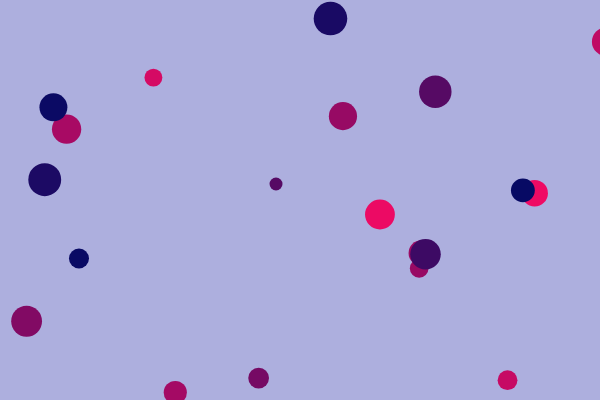
Frame 1 (no input)
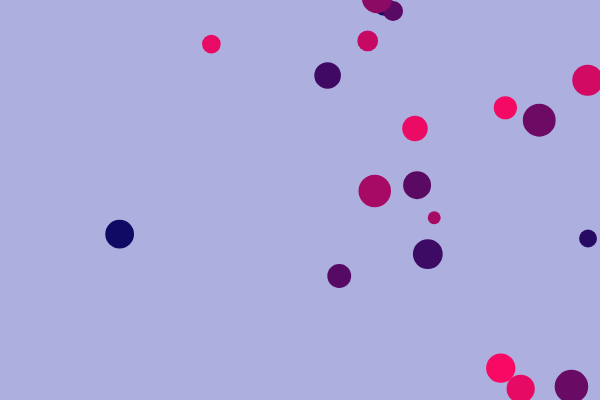
Frame 60 (no input)
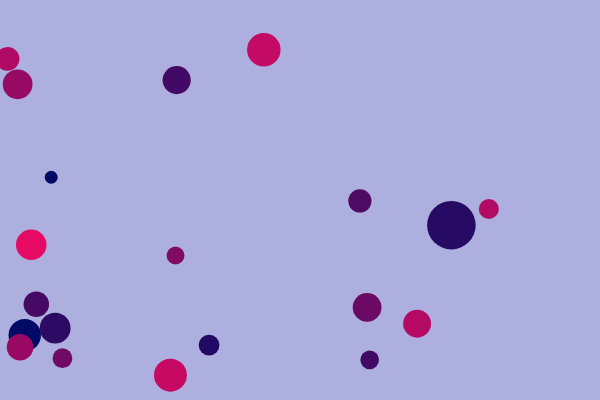
Frame 120 (the mouse pressed at the canvas centre since frame 60)

The p5.js sketch that drew these frames (run headless with seeded random() and noise() and a simulated clock; from frame 60 on, the mouse is pressed at the canvas centre):

// p5.js sketch
// ── sketch.js
// DM2008 — Activity 4b [Guided]
// Objects in Motion (50 min)
//
// You have a working Agent class to start with — your job is to bring it to life.
// Each agent moves, changes over time, and is drawn to the screen.
// Mouse click adds a new agent. C clears them all.
//
// Things to try:
// - Change the starting values (size, speed, color) to see what happens
// - Make agents bounce instead of wrap — what needs to change?
// - Add a second method to your class beyond update() and show()
//
// Stretch: give each agent a lifespan — shrink or fade it over time, then remove it.
// Hint: a backward loop lets you safely splice items while iterating.

let agents = [];
const NUM_START = 20;

function setup() {
  createCanvas(600, 400);
  noStroke();

  for (let i = 0; i < NUM_START; i++) {
    let x = random(width);
    let y = random(height);
    let sz = random(10, 40);
    let speedX = random(5, 10);
    let speedY = random(5, 10);
    agents.push(new Agent(x, y, sz, speedX, speedY));
  }
}

function draw() {
  background(173, 175, 222);

  for (let i = 0; i < agents.length; i++) {
    agents[i].update();
    agents[i].show();
  }
}

function mousePressed() {
  let sz = random(20, 50);
  let speedX = random(5, 10);
  let speedY = random(5, 10);
  agents.push(new Agent(mouseX, mouseY, sz, speedX, speedY));
}

function keyPressed() {
  // Replacing the array with an empty one effectively clears all agents
  if (key == "C" || key == "c") {
    agents = [];
  }
}

class Agent {
  constructor(x, y, sz, speedX, speedY) {
    this.x = x;
    this.y = y;
    this.sz = sz;
    this.dx = speedX;
    this.dy = speedY;
    this.col = random(255); // a color value that will change over time
    // What else might your agent need to know about itself?
  }

  update() {
    // Position changes by speed each frame — can you see why?
    this.x += this.dx;
    this.y += this.dy;

    // This is a property changing over time — try changing size or speed instead
    this.col = (this.col + 10) % 255;

    // This wraps agents around the edges — could you make them bounce instead?
    if (this.x > width) {
      this.dx *= -1;
    }
    if (this.x < 0) {
      this.dx *= -1;
    }
    if (this.y > height) {
      this.dy *= -1;
    }
    if (this.y < 0) {
      this.dy *= -1;
    }
  }

  show() {
    // this.col drives the color shift — how could you use your other properties here?
    fill(this.col, 10, 100);
    ellipse(this.x, this.y, this.sz);
  }
}
